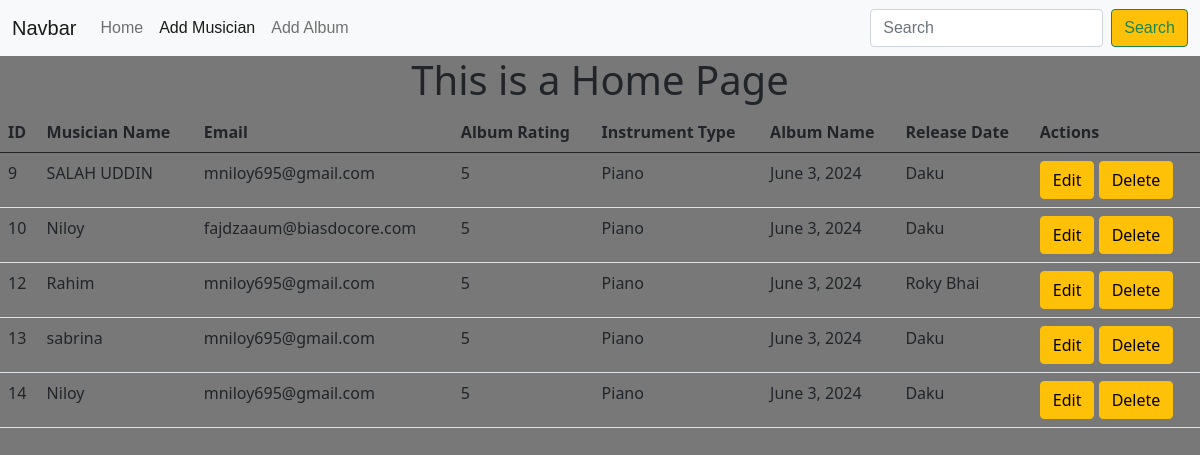
The page / on the database its author committed.
### musician/models.py (models this page shows)
class Musician_Model(models.Model):
    name=models.CharField(max_length=100)
    email=models.EmailField(max_length=100)
    phone=models.CharField(max_length=11)
    album=models.ForeignKey(Album_Model,on_delete=models.SET_NULL,null=True)
    Instrument_type=models.CharField(max_length=200)
    def __str__(self) -> str:
        return self.name

### Album/models.py (models this page shows, shortened)
class Album_Model(models.Model):
    name=models.CharField(max_length=100)
    album_release_date=models.DateField(auto_now_add=True)
    RATING_CHOICES = [
        (1, '1'),
        (2, '2'),
        (3, '3'),
        (4, '4'),
        (5, '5'),
    ]
    Rating=models.IntegerField(choices=RATING_CHOICES)

### practice_project/views.py (the view)
# urls.py: 2. Add a URL to urlpatterns:  path('', views.home, name='home')
def home(request):
    musician_data=Musician_Model.objects.all()
    print(musician_data)
    return render(request,'home.html',{'data': musician_data})

### templates/home.html
{% extends "base.html" %}
{% block content %}
   <h1 class='text-center'>This is a Home Page</h1>
   <table class="table">
      <thead>
        <tr>
          <th scope="col">ID</th>
          <th scope="col">Musician Name</th>
          <th scope="col">Email</th>
          <th scope="col">Album Rating</th>
          <th scope="col">Instrument Type</th>
          <th scope="col">Album Name</th>
          <th scope="col">Release Date</th>
          <th scope="col">Actions
          </th>
        </tr>
      </thead>
      <tbody>
       {% for musician in data  %}
       <tr>
         <td>{{musician.id}}</td>
         <td> <a class=' text-dark' style='text-decoration:none' href="{% url 'edit_musician' musician.id%}">{{musician.name}}</a></td>
         <td>{{musician.email}}</td>
          <td>{{musician.album.Rating}}</td>
          <td>{{musician.Instrument_type}}</td>
          <td>{{musician.album.album_release_date}}</td>
          <td>{{musician.album.name}}</td>
          <td>
            <a class='btn btn-warning' href="{% url 'edit_album' musician.album.id%}">Edit</a>
            <a class='btn btn-warning' href="{% url 'delete_musician' musician.id%}">Delete</a>
          </td>
      </tr>
       {% endfor %}
      </tbody>
    </table>
{% endblock content %}

### templates/base.html (shortened to what this page needs)
{% load static %}
<!DOCTYPE html>
<html lang="en">
<head>
    <link href="https://cdn.jsdelivr.net/npm/bootstrap@5.0.2/dist/css/bootstrap.min.css" rel="stylesheet">
    <link rel="stylesheet" href="{% static 'style.css'%}">
</head>
<body>
    <nav class="navbar navbar-expand-lg navbar-light bg-light">
        <div class="container-fluid">
          <a class="navbar-brand" href="#">Navbar</a>
          <div class="collapse navbar-collapse" id="navbarSupportedContent">
            <ul class="navbar-nav me-auto mb-2 mb-lg-0">
              <li class="nav-item">
                <a class="nav-link" href="{% url 'home_page'%}">Home</a>
              </li>
              <li class="nav-item">
                <a class="nav-link active" aria-current="page" href="{% url 'add_musician'%}">Add Musician</a>
              </li>
              <li class="nav-item">
                <a class="nav-link" href="{% url 'add_album'%}">Add Album</a>
              </li>
            </ul>
            <form class="d-flex">
              <input class="form-control me-2" type="search" placeholder="Search" aria-label="Search">
              <button class="btn btn-outline-success btn-warning" type="submit">Search</button>
            </form>
          </div>
        </div>
      </nav>
    {% block content %}
    {% endblock content %}
</body>
</html>

### static/style.css (style rules this page uses)
nav { background-color: rgb(228, 224, 201); font-size: 600; font-family: 'Franklin Gothic Medium', 'Arial Narrow', Arial, sans-serif; }
body { background-color: rgba(0, 0, 0, 0.531); }

### rows shown on the page
Musician_Model: id "9", name "SALAH UDDIN", email "mniloy695@gmail.com", album.Rating "5", Instrument_type "Piano", album.album_release_date "June 3, 2024", album.name "Daku"
Musician_Model: id "10", name "Niloy", email "fajdzaaum@biasdocore.com", album.Rating "5", Instrument_type "Piano", album.album_release_date "June 3, 2024", album.name "Daku"
Musician_Model: id "12", name "Rahim", email "mniloy695@gmail.com", album.Rating "5", Instrument_type "Piano", album.album_release_date "June 3, 2024", album.name "Roky Bhai"
Musician_Model: id "13", name "sabrina", email "mniloy695@gmail.com", album.Rating "5", Instrument_type "Piano", album.album_release_date "June 3, 2024", album.name "Daku"
Musician_Model: id "14", name "Niloy", email "mniloy695@gmail.com", album.Rating "5", Instrument_type "Piano", album.album_release_date "June 3, 2024", album.name "Daku"
